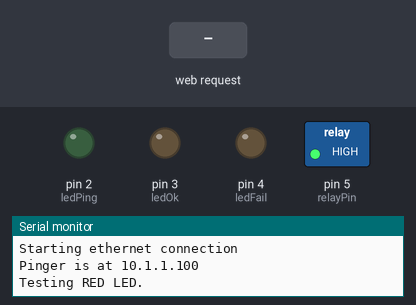
A sketch run on a simulated Arduino Uno, built for the host (arithmetic inside an expression is 32-bit, double 64-bit). On the bench: switched loads named in the sketch (green lamp = pin HIGH), output pins drawn as LEDs (lit = HIGH), the last lines printed to the serial monitor. The test bench sets the inputs (shaded band). WiFi joins after 1.5 s; servers stay silent unless stated; uploads are accepted with an empty reply.

Above: at 0.1 s.
At 4.2 s:
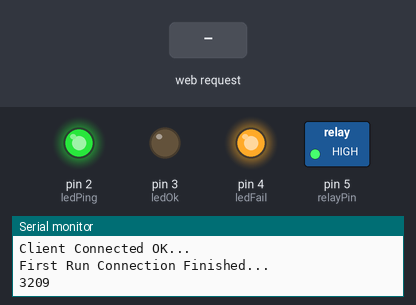
4.3 s: HTTP request GET /index.html received
At 31.5 s:
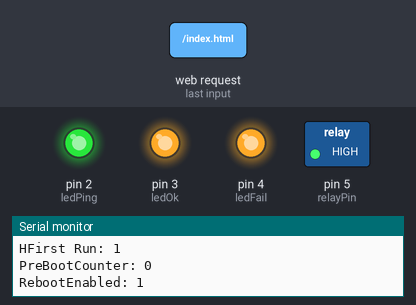
Timing chart, 0 to 31.8 s (numbered marks = the images above; inputs shaded):
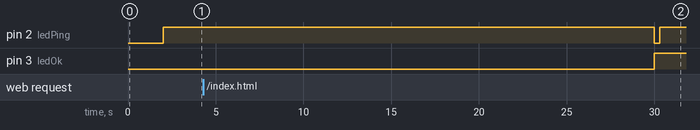

The sketch:

Pinger_Finger.ino
```cpp
/*
  Web Server

 A simple web server that shows the value of the analog input pins.
 using an Arduino Wiznet Ethernet shield.

 Circuit:
 * Ethernet shield attached to pins 10, 11, 12, 13
 * Analog inputs attached to pins A0 through A5 (optional)

 created 18 Dec 2009
 by David A. Mellis
 modified 9 Apr 2012
 by Tom Igoe
 modified 02 Sept 2015
 by Arturo Guadalupi

 */

#include <SPI.h>
#include <Ethernet.h>
#include <Thread.h>
int FirstRun = 0;
int PreBootCounter = 0;
int RebootEnabled = 1;
byte mac[] = {0xDE, 0xAD, 0xBE, 0xEF, 0xFE, 0xED}; // mac address for ethernet shield
// the dns server ip
IPAddress dnServer(8, 8, 8, 8);
// the router's gateway address:
IPAddress gateway(10, 1, 1, 254);
// the subnet:
IPAddress subnet(255, 255, 255, 0);
//the IP address is dependent on your network
IPAddress ip(10, 1, 1, 100);
//The Ip To Ping
//byte ServerAddr[] = {10, 1, 1, 13}; // ip address to ping
char ServerAddr[] = "www.arduino.cc";
// Initialize the Ethernet server library
// with the IP address and port you want to use
// (port 80 is default for HTTP):
EthernetServer server(80);
EthernetClient client;
String readString;

const long delayMS = 30L * 1000L; // delay between successive pings (60 * 1000 = 60 seconds) the L is for the long datatype
long delaySEC = delayMS / 1000; // delay between successive pings (60 * 1000 = 60 seconds) the L is for the long datatype

unsigned long lastConnectionTime = 0;             // last time you connected to the server, in milliseconds
//const unsigned long postingInterval = 30L * 1000L; // delay between updates, in milliseconds

int HowManyFailes = 50;
#define ledPing 2
#define ledOk 3
#define ledFail 4
#define relayPin 5
#define on LOW
#define off HIGH

void ClientStart()
{
  digitalWrite(ledOk, off);
  digitalWrite(ledFail, off);
  digitalWrite(ledPing, on);
}

void ClientEnd()
{
  digitalWrite(ledPing, off);
}

void ClientSuccess()
{
  digitalWrite(ledFail, off);
  digitalWrite(ledOk, on);
  Serial.println(F("Client Connected OK..."));
  RebootEnabled = 1;
  PreBootCounter = 0;
}

void ClientFail()
{
  digitalWrite(ledFail, on);
  digitalWrite(ledOk, off);
  Serial.println(F("Client Connection Failed..."));
  PreBootCounter++;
}

// this method makes a HTTP connection to the server:
void httpRequest() {
  // close any connection before send a new request.
  // This will free the socket on the WiFi shield
  client.stop();

  // if there's a successful connection:
  if (client.connect(ServerAddr, 80)) {
    Serial.println(F("connected..."));
    // send the HTTP GET request:
    client.println("GET /index.html HTTP/1.1");
    client.println("Host: www.arduino.cc");
    client.println("User-Agent: arduino-ethernet");
    client.println("Connection: close");
    client.println();

    // note the time that the connection was made:
    lastConnectionTime = millis();
    ClientSuccess();
  } else {
    // if you couldn't make a connection:
    Serial.println(F("connection failed"));
    ClientFail();
  }
}

//My Thread
Thread ClientThread = Thread();

// callback for myThread
void ClientThreadCallback(){
  Serial.println(F("ClientThread callback"));
    ClientStart();
    // if there's incoming data from the net connection.
    // send it out the serial port.  This is for debugging
    // purposes only:
    if (client.available()) {
      char c = client.read();
      Serial.write(c);
    }
    Serial.print(F("First Run: "));
    Serial.println(FirstRun);
    // if ten seconds have passed since your last connection,
    // then connect again and send data:
    if (millis() - lastConnectionTime > delayMS) {
      httpRequest();
    }
  delay(250);
  ClientEnd();

  Serial.print("PreBootCounter: ");
  Serial.println(PreBootCounter);
  Serial.print("RebootEnabled: ");
  Serial.println(RebootEnabled);

  if(PreBootCounter >= HowManyFailes){
    if(RebootEnabled == 1){
      Serial.println("Rebooting NAS...");
      digitalWrite(relayPin, on);
      delay(1000);
      digitalWrite(relayPin, off);
      RebootEnabled = 0;
    }else{
      Serial.println("Nas Still Down... No Reboot Needed... Waiting...");
    }
  }
}

void Blink(int DigitalPin){
  digitalWrite(DigitalPin, on);
  delay(1000);
  digitalWrite(DigitalPin, off);
}

void setup()
{
  // Configure PingThread
  ClientThread.onRun(ClientThreadCallback);
  ClientThread.setInterval(delayMS);

  pinMode(ledPing, OUTPUT);
  pinMode(ledOk, OUTPUT);
  pinMode(ledFail, OUTPUT);
  pinMode(relayPin, OUTPUT);
  digitalWrite(relayPin, off);

  // start serial port:
  Serial.begin(9600);
  Serial.println("Starting ethernet connection");

  // start Ethernet
  Ethernet.begin(mac, ip, dnServer, gateway, subnet);
  //Ethernet.begin(mac, ip);
  server.begin();
  Serial.print(F("Pinger is at "));
  Serial.println(Ethernet.localIP());

    // blink  all LEDs on
  Serial.println(F("Testing RED LED."));
  Blink(ledFail);
  Serial.println(F("Testing BLUE LED."));
  Blink(ledPing);
  Serial.println(F("Testing GREEN LED."));
  Blink(ledOk);
  digitalWrite(ledOk, on);

}

void loop()
{
  if (FirstRun == 0){
    Serial.println(F("First Run Connection Start..."));
    httpRequest();
    FirstRun = 1;
    Serial.println(F("First Run Connection Finished..."));
    Serial.println(lastConnectionTime);
  }

  noInterrupts(); // Call to disable interrupts
  EthernetClient client = server.available();
  if (client) {
    while (client.connected()) {
      if (client.available()) {
        char c = client.read();

        //read char by char HTTP request
        if (readString.length() < 100) {
          //store characters to string
          readString += c;
          //Serial.print(c);
         }

         //if HTTP request has ended
         if (c == '\n') {
          Serial.println(readString); //print to serial monitor for debuging
          client.println("HTTP/1.1 200 OK"); //send new page
          client.println(F("Content-Type: text/html"));
          client.println();
          client.println(F("<HTML>"));
          client.println(F("<HEAD>"));
          client.println(F("<meta name='apple-mobile-web-app-capable' content='yes' />"));
          client.println(F("<meta name='apple-mobile-web-app-status-bar-style' content='black-translucent' />"));
          client.println(F("<link rel='stylesheet' type='text/css' href='http://randomnerdtutorials.com/ethernetcss.css' />"));
          client.println(F("<TITLE>The Pinger Finger - Tal Ziv</TITLE>"));
          client.println(F("</HEAD>"));
          client.println(F("<H1>The Pinger Finger v1</H1>"));
          client.println(F("<hr />"));
          client.println(F("<H2>Status And details</H2>"));
          client.println(F("<br />"));
          client.print(F("My IP: "));
          client.println(Ethernet.localIP());
          client.println(F("<br />Ping Destination: 192.168.1.251 <br />"));
          client.print(F("Web GET DealyInSec: "));
          client.println(delaySEC);
          client.print(F("<br />How Many Failes takes to do a Reboot: "));
          client.println(HowManyFailes);
          client.print(F("<br />PreBootCounter: "));
          client.println(PreBootCounter);
          client.print(F("<br />RebootEnabled: "));
          client.println(RebootEnabled);
          client.println(F("<br /><br />"));
          if(PreBootCounter >= HowManyFailes && RebootEnabled == 0){
            client.println(F("NAS was Rebooted<br />NAS Still Down...<br />No Need To Reboot Again...<br />Waiting...<br /><br />"));
          }
          client.println(F("<a href=\"/?button1on\"\">Hold RESET Button</a>"));
          client.println(F("<a href=\"/?button1off\"\">Release RESET Button</a><br /><br /><br />"));
          client.println(F("<p>Created by Tal Ziv.</p><br />"));
          client.println(F("</BODY></HTML>"));

          delay(1);
          //stopping client
          client.stop();
          //controls the Arduino if you press the buttons
          if (readString.indexOf("?button1on") >0){
              digitalWrite(relayPin, on);
          }
          if (readString.indexOf("?button1off") >0){
              digitalWrite(relayPin, off);
          }
          //clearing string for next read
          readString="";
         }
       }
    }
}
    interrupts(); // Call to enable interrupts
      // checks if thread should run
    if(ClientThread.shouldRun()){
      ClientThread.run();
    }
  }
```
